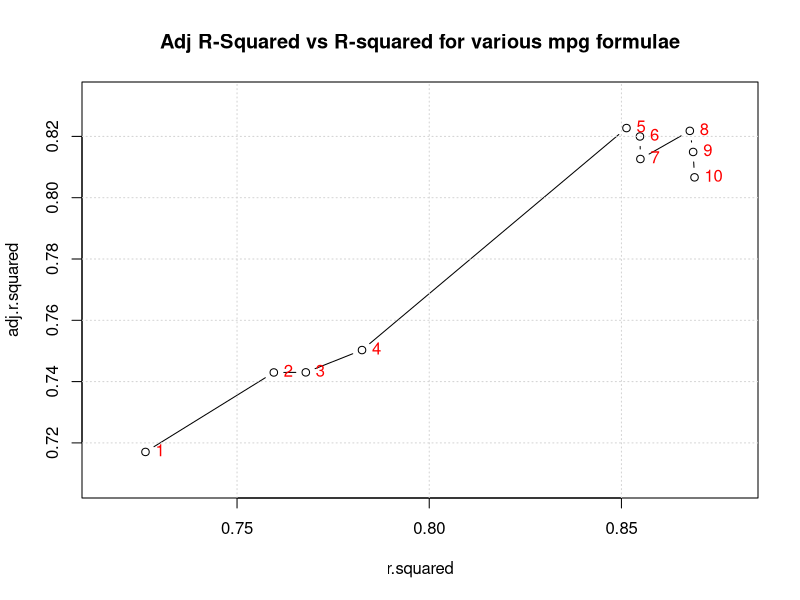

Source code (R):
library(tidyverse)
head(mtcars)

# predict mpg vs wt
lm(mpg~wt,mtcars) %>% summary() 

# Predict mpg vs wt + cyl
lm(mpg~wt+cyl,mtcars) %>% summary() 

# Let's add in every variable to the formula
modlist <- list()
cntr <- 1
for (ii in 2:(ncol(mtcars))) {
  form <- as.formula(paste(names(mtcars)[1],
                           paste(names(mtcars)[2:ii],collapse="+"),
                                 sep="~"))
  print(form)
  modlist[[cntr]] <- summary(lm(form,mtcars))[8:9]
  cntr <- cntr + 1
}

# Let's get the R-Squared and Adj R Squared
rsq <- data.frame(sapply(modlist,unlist) %>% t())
fac <- 0.01
plot(adj.r.squared~r.squared,
     rsq,
     type="b",
     ylim=c(min(rsq$adj.r.squared)-fac,
            max(rsq$adj.r.squared)+fac),
     xlim=c(min(rsq$r.squared)-fac,
            max(rsq$r.squared)+fac),
     main="Adj R-Squared vs R-squared for various mpg formulae")
grid()

text(rsq$r.squared,
     rsq$adj.r.squared,as.character(1:10),
     pos=4,
     adj=0,col="red")

